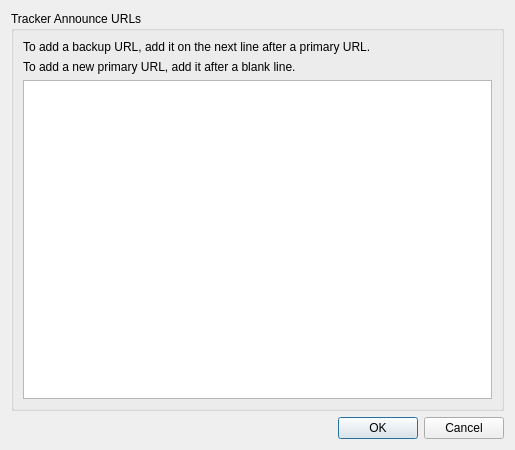
<?xml version="1.0" encoding="UTF-8"?>
<ui version="4.0">
 <class>TrackersDialog</class>
 <widget class="QDialog" name="TrackersDialog">
  <property name="geometry">
   <rect>
    <x>0</x>
    <y>0</y>
    <width>515</width>
    <height>450</height>
   </rect>
  </property>
  <property name="acceptDrops">
   <bool>true</bool>
  </property>
  <property name="windowTitle">
   <string>Edit Trackers</string>
  </property>
  <layout class="QVBoxLayout" name="dialogLayout">
   <item>
    <widget class="QGroupBox" name="filesSection">
     <property name="title">
      <string>Tracker Announce URLs</string>
     </property>
     <layout class="QGridLayout" name="filesSectionLayout">
      <item row="0" column="0">
       <widget class="QLabel" name="backupLabel">
        <property name="text">
         <string>To add a backup URL, add it on the next line after a primary URL.</string>
        </property>
       </widget>
      </item>
      <item row="1" column="0">
       <widget class="QLabel" name="primaryLabel">
        <property name="text">
         <string>To add a new primary URL, add it after a blank line.</string>
        </property>
       </widget>
      </item>
      <item row="2" column="0">
       <widget class="QPlainTextEdit" name="trackerList">
        <property name="tabChangesFocus">
         <bool>true</bool>
        </property>
       </widget>
      </item>
     </layout>
    </widget>
   </item>
   <item>
    <widget class="QDialogButtonBox" name="dialogButtons">
     <property name="orientation">
      <enum>Qt::Horizontal</enum>
     </property>
     <property name="standardButtons">
      <set>QDialogButtonBox::Cancel|QDialogButtonBox::Ok</set>
     </property>
    </widget>
   </item>
  </layout>
 </widget>
 <resources/>
 <connections/>
</ui>
